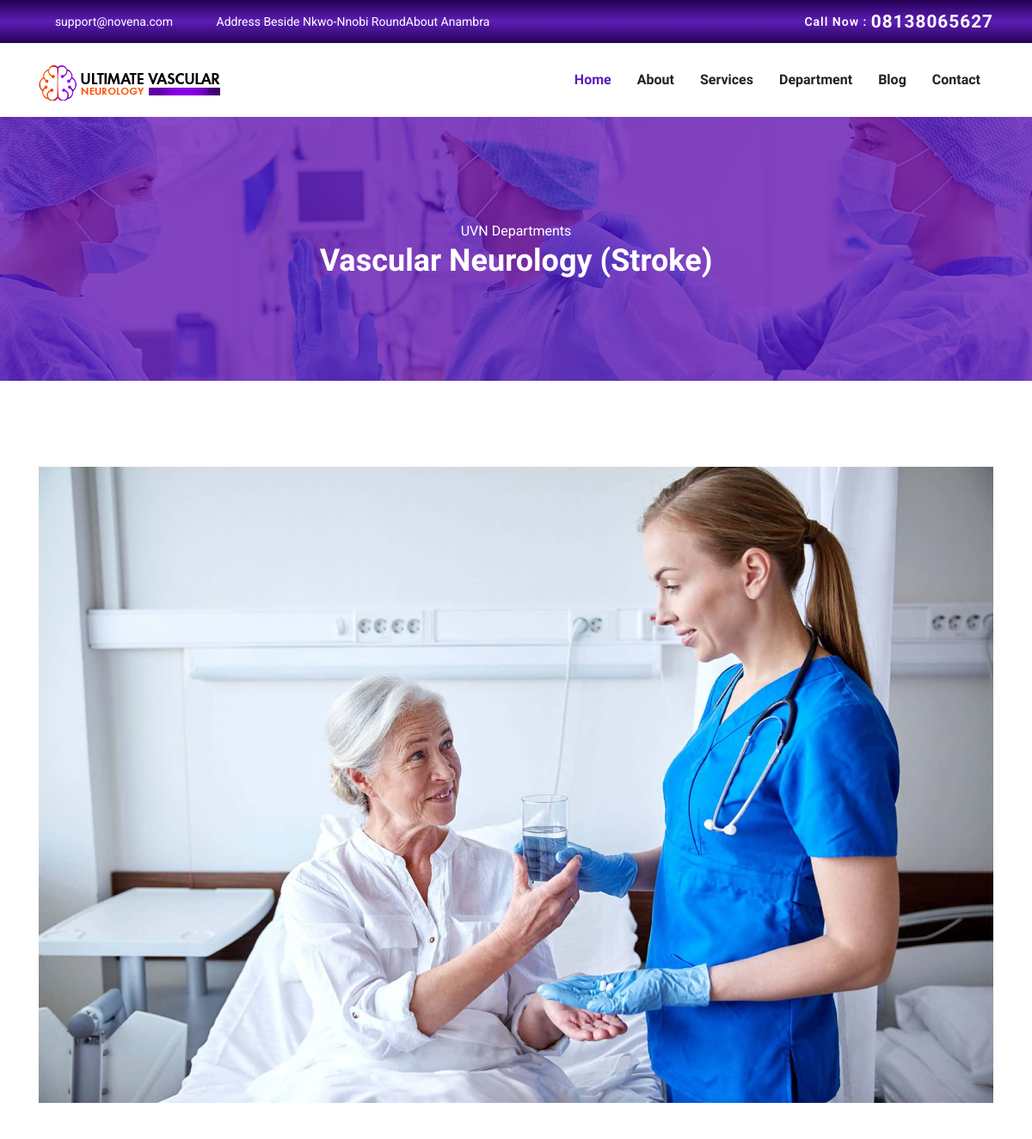
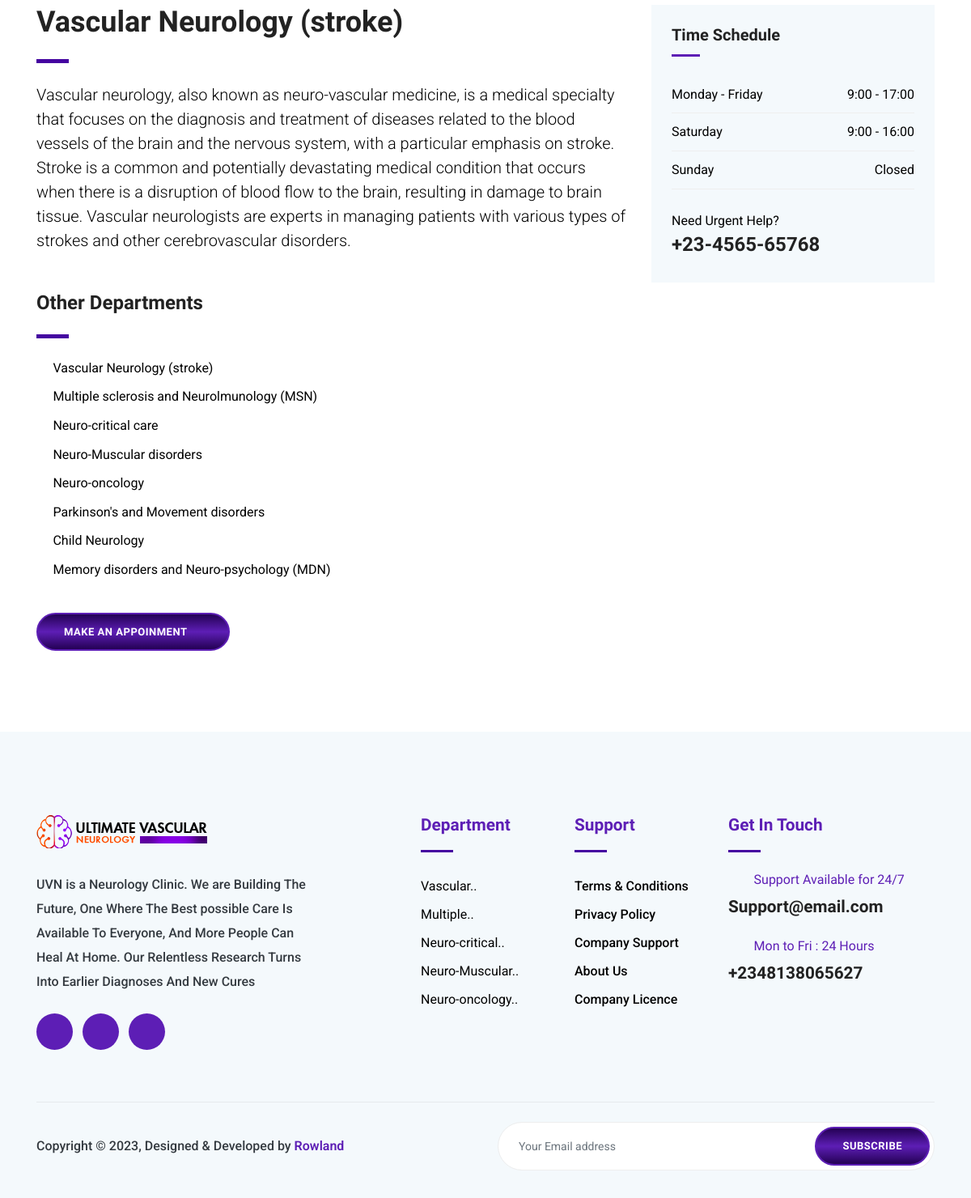
The page /vascular-nuerology-stroke/ on the database its author committed (2 pictures, top to bottom).
### main/models.py (models this page shows, shortened)
class departmentDetails(models.Model):
    department = models.OneToOneField(
        DoctorsDepartment, on_delete=models.CASCADE, related_name="details"
    )
    details = models.TextField(null=False, blank=False)
    added_at = models.DateTimeField(auto_now_add=True)
    class Meta:
        verbose_name = "Department Detail"

class DoctorsDepartment(models.Model):
    department = models.CharField(
        null=False, blank=False, max_length=100, verbose_name="doctors Department"
    )
    slug = AutoSlugField(populate_from="department")
    created_at = models.TimeField(auto_now=True, null=False)
    class Meta:
        verbose_name = "Add Doctors Department"

### front/views.py (the view)
# urls.py: path("<slug:slug>/", views.departmentDetails, name="department_detail"),
def departmentDetails(request, slug):
    department = DoctorsDepartment.objects.get(slug=slug)
    departments = DoctorsDepartment.objects.all()[:5]
    departments_full = DoctorsDepartment.objects.all()
    department_detail = department.details
    ctx = {
        "details": department_detail,
        "departments": departments,
        "full": departments_full,
    }
    return render(request, "details/department.html", ctx)

### accounts/templatetags/custom_filters.py (called while the page is built)
@register.filter
def first_words(value):
    words = value.split()
    if words:
        return words[0]
    else:
        return ""

### templates/details/department.html (shortened to what this page needs)
{% load static %}
{% load custom_filters %}
{% include "includes/head.html" %}
<section class="page-title bg-1">
  <div class="container">
    <div class="row">
      <div class="col-md-12">
        <div class="block text-center">
          <span class="text-white">UVN Departments</span>
          <h1 class="text-capitalize mb-5 text-md">{{details.department.department}}</h1>
        </div>
      </div>
    </div>
  </div>
</section>
<section class="section department-single">
	<div class="container">
		<div class="row">
			<div class="col-lg-12">
				<div class="department-img">
					<img src="{% static 'images/service/bg-1.jpg' %}" alt="" class="img-fluid">
				</div>
			</div>
		</div>
		<div class="row">
			<div class="col-lg-8">
				<div class="department-content mt-5">
					<h3 class="text-md">{{details.department.department}}</h3>
					<div class="divider my-4"></div>
					<p class="lead">{{details.details}}</p>
					<h3 class="mt-5 mb-4">Other Departments</h3>
					<div class="divider my-4"></div>
					<ul class="list-unstyled department-service">
						{% for full in full %}
						<li><i class="icofont-check mr-2"></i>{{ full.department }}</li>
						{% endfor %}
					</ul>
					<a href="{% url 'appointment' %}" class="btn btn-main-2 btn-round-full">Make an Appoinment<i class="icofont-simple-right ml-2  "></i></a>
				</div>
			</div>
			<div class="col-lg-4">
				<div class="sidebar-widget schedule-widget mt-5">
					<h5 class="mb-4">Time Schedule</h5>
					<ul class="list-unstyled">
					  <li class="d-flex justify-content-between align-items-center">
					    <span>Monday - Friday</span>
					    <span>9:00 - 17:00</span>
					  </li>
					  <li class="d-flex justify-content-between align-items-center">
					    <span>Saturday</span>
					    <span>9:00 - 16:00</span>
					  </li>
					  <li class="d-flex justify-content-between align-items-center">
					    <span>Sunday</span>
					    <span>Closed</span>
					  </li>
					</ul>
					<div class="sidebar-contatct-info mt-4">
						<p class="mb-0">Need Urgent Help?</p>
						<h3>+23-4565-65768</h3>
					</div>
				</div>
			</div>
		</div>
	</div>
</section>
{% include "includes/footer.html" %}

### templates/includes/footer.html (shortened to what this page needs)
{% load static %}
{% load custom_filters %}
<footer class="footer section gray-bg">
	<div class="container">
		<div class="row">
			<div class="col-lg-4 mr-auto col-sm-6">
				<div class="widget mb-5 mb-lg-0">
					<div class="logo mb-4">
						<img src="{% static 'images/logojpg.png' %}" alt="" class="img-fluid">
					</div>
					<p class="text-dark">UVN is a Neurology Clinic. We are Building The Future, One Where The Best possible Care Is Available To Everyone, And More People Can Heal At Home. Our Relentless Research Turns Into Earlier Diagnoses And New Cures</p>
					<ul class="list-inline footer-socials mt-4">
						<li class="list-inline-item">
							<a href="https://www.facebook.com/profile.php?id=100092972804216"><i class="icofont-facebook"></i></a>
						</li>
						<li class="list-inline-item">
							<a href="https://twitter.com/official_uvn"><i class="icofont-twitter"></i></a>
						</li>
						<li class="list-inline-item">
							<a href="https://www.instagram.com/official_uvn"><i class="icofont-instagram"></i></a>
						</li>
					</ul>
				</div>
			</div>
			<div class="col-lg-2 col-md-6 col-sm-6">
				<div class="widget mb-5 mb-lg-0">
					<h4 class="text-capitalize mb-3 text-purp">Department</h4>
					<div class="divider mb-4"></div>
					<ul class="list-unstyled footer-menu lh-35">
						{% for department in departments %}
						<li><a href="/{{department.slug}}">{{ department.department|first_words }}.. </a></li>
						{% endfor %}
					</ul>
				</div>
			</div>
			<div class="col-lg-2 col-md-6 col-sm-6">
				<div class="widget mb-5 mb-lg-0">
					<h4 class="text-capitalize mb-3 text-purp">Support</h4>
					<div class="divider mb-4"></div>
					<ul class="list-unstyled footer-menu lh-35 text-dark ">
						<li class="text-dark"><a href="#!">Terms & Conditions</a></li>
						<li class="text-dark"><a href="#!">Privacy Policy</a></li>
						<li class="text-dark"><a href="{% url 'contact_form' %}">Company Support </a></li>
						<li class="text-dark"><a href="{% url 'about' %}">About Us</a></li>
						<li class="text-dark"><a href="#!">Company Licence</a></li>
					</ul>
				</div>
			</div>
			<div class="col-lg-3 col-md-6 col-sm-6">
				<div class="widget widget-contact mb-5 mb-lg-0">
					<h4 class="text-capitalize mb-3 text-purp">Get in Touch</h4>
					<div class="divider mb-4"></div>
					<div class="footer-contact-block mb-4">
						<div class="icon d-flex align-items-center">
							<i class="icofont-email mr-3 text-purp"></i>
							<span class="h6 mb-0 text-purp">Support Available for 24/7</span>
						</div>
						<h4 class="mt-2 "><a href="mailto:support@email.com">Support@email.com</a></h4>
					</div>
					<div class="footer-contact-block">
						<div class="icon d-flex align-items-center text-purp">
							<i class="icofont-support mr-3"></i>
							<span class="h6 mb-0 text-purp">Mon to Fri : 24 Hours</span>
						</div>
						<h4 class="mt-2"><a href="tel:2348138065627">+2348138065627</a></h4>
					</div>
				</div>
			</div>
		</div>
		<div class="footer-btm py-4 mt-5">
			<div class="row align-items-center justify-content-between">
				<div class="col-lg-6">
					<div class="copyright text-dark">
						Copyright &copy; 2023, Designed &amp; Developed by <a class="text-purp" href="#!">Rowland</a>
					</div>
				</div>
				<div class="col-lg-6">
					<div class="subscribe-form text-lg-right mt-5 mt-lg-0">
						<form action="{% url 'subscribe' %}" method="POST" class="subscribe">
							<input type="text" class="form-control" placeholder="Your Email address" name="email" required>
							<button type="submit" class="btn btn-main-2 btn-round-full">Subscribe</button>
						</form>
					</div>
				</div>
			</div>
		</div>
	</div>
</footer>

### static/css/style.css (style rules this page uses)
html { overflow-x: hidden; }
body { line-height: 1.6; font-family: "Roboto", sans-serif; -webkit-font-smoothing: antialiased; font-size: 16px; color: #000; font-weight: 400; overflow-x: hidden; }
.text-dark { color: #000; font-weight: 500; }
h1, .h1, h2, .h2, h3, .h3, h4, .h4, h5, .h5, h6, .h6 { font-family: "Exo", sans-serif; font-weight: 700; color: #222; }
h1, .h1 { font-size: 2.5rem; }
h3, .h3 { font-size: 1.5rem; }
h4, .h4 { font-size: 1.3rem; line-height: 30px; }
h5, .h5 { font-size: 1.25rem; }
h6, .h6 { font-size: 1rem; }
p { line-height: 30px; }
input[type="email"], input[type="password"], input[type="text"], input[type="tel"] { box-shadow: none; height: 45px; outline: none; font-size: 14px; }
.form-control { box-shadow: none; border-radius: 0; }
.btn { display: inline-block; font-size: 14px; font-size: 0.8125rem; font-weight: 700; letter-spacing: .5px; padding: .75rem 2rem; font-family: "Exo", sans-serif; text-transform: uppercase; border-radius: 5px; border: 2px solid transparent; transition: all .35s ease; }
.btn-main-2 { color: #fff; border-color: #5d1eb5; background: linear-gradient(#240154, #5d1eb5, #240154); }
.text-purp { color: #5d1eb5 !important; }
.btn-round-full { border-radius: 50px; }
.section { padding: 100px 0; }
.text-md { font-size: 2.25rem; }
a { color: #222; text-decoration: none; transition: all .35s ease; }
.page-title { padding: 120px 0px 70px 0px; position: relative; }
.page-title .block h1 { color: #fff; }
.gray-bg { background: #f4f9fc; }
.bg-1 { background: url("../images/bg/22.jpg") no-repeat 50% 50%; background-size: cover; position: relative; }
.divider { width: 40px; height: 5px; background: #4504a0; }
.department-service { margin-bottom: 40px; }
.department-service li { margin-bottom: 10px; }
.department-service li i { color: #4504a0; }
.lh-35 { line-height: 35px; }
.sidebar-widget { margin-bottom: 30px; padding-bottom: 35px; }
.sidebar-widget h5 { margin-bottom: 30px; position: relative; padding-bottom: 15px; }
.sidebar-widget h5:before { position: absolute; content: ""; left: 0px; bottom: 0px; width: 35px; height: 3px; background: #5d1eb5 !important; }
.sidebar-widget.schedule-widget { background: #f4f9fc; padding: 25px; }
.sidebar-widget.schedule-widget ul li { padding: 10px 0px; border-bottom: 1px solid #eee; }
.footer { padding-bottom: 10px; }
.footer .copyright a { font-weight: 600; }
.logo { font-weight: 600; letter-spacing: 1px; }
.widget .divider { height: 3px; }
.widget h4 { color: #223a66; }
.widget .footer-menu a { color: #000; }
.footer-contact-block span { font-weight: 400; color: #6F8BA4; }
.footer-contact-block i { font-size: 20px; }
.footer-btm { border-top: 1px solid rgba(0, 0, 0, 0.06); }
.footer-socials li a { width: 45px; height: 45px; background: #5d1eb5; color: #fff; display: inline-block; text-align: center; border-radius: 100%; padding-top: 12px; }
.subscribe { position: relative; }
.subscribe .form-control { border-radius: 50px; height: 60px; padding-left: 25px; border-color: #eee; }
.subscribe .btn { position: absolute; right: 6px; top: 6px; }

### rows shown on the page
departmentDetails: department.department "Vascular Neurology (Stroke)", department.department "Vascular Neurology (stroke)", details "Vascular neurology, also known as neuro-vascular medicine, is a medical specialty that focuses on the diagnosis and treatment of diseases related to the blood vessels of the brain and the nervous system, with a particular emphasis on stroke. Stroke is a common and potentially devastating medical condition that occurs when there is a disruption of blood flow to the brain, resulting in damage to brain tissue. Vascular neurologists are experts in managing patients with various types of strokes and other cerebrovascular disorders."
DoctorsDepartment: department "Vascular Neurology (stroke)", department|first_words "Vascular"
DoctorsDepartment: department "Multiple sclerosis and Neurolmunology (MSN)", department|first_words "Multiple"
DoctorsDepartment: department "Neuro-critical care", department|first_words "Neuro-critical"
DoctorsDepartment: department "Neuro-Muscular disorders", department|first_words "Neuro-Muscular"
DoctorsDepartment: department "Neuro-oncology", department|first_words "Neuro-oncology"
DoctorsDepartment: department "Parkinson's and Movement disorders"
DoctorsDepartment: department "Child Neurology"
DoctorsDepartment: department "Memory disorders and Neuro-psychology (MDN)"
